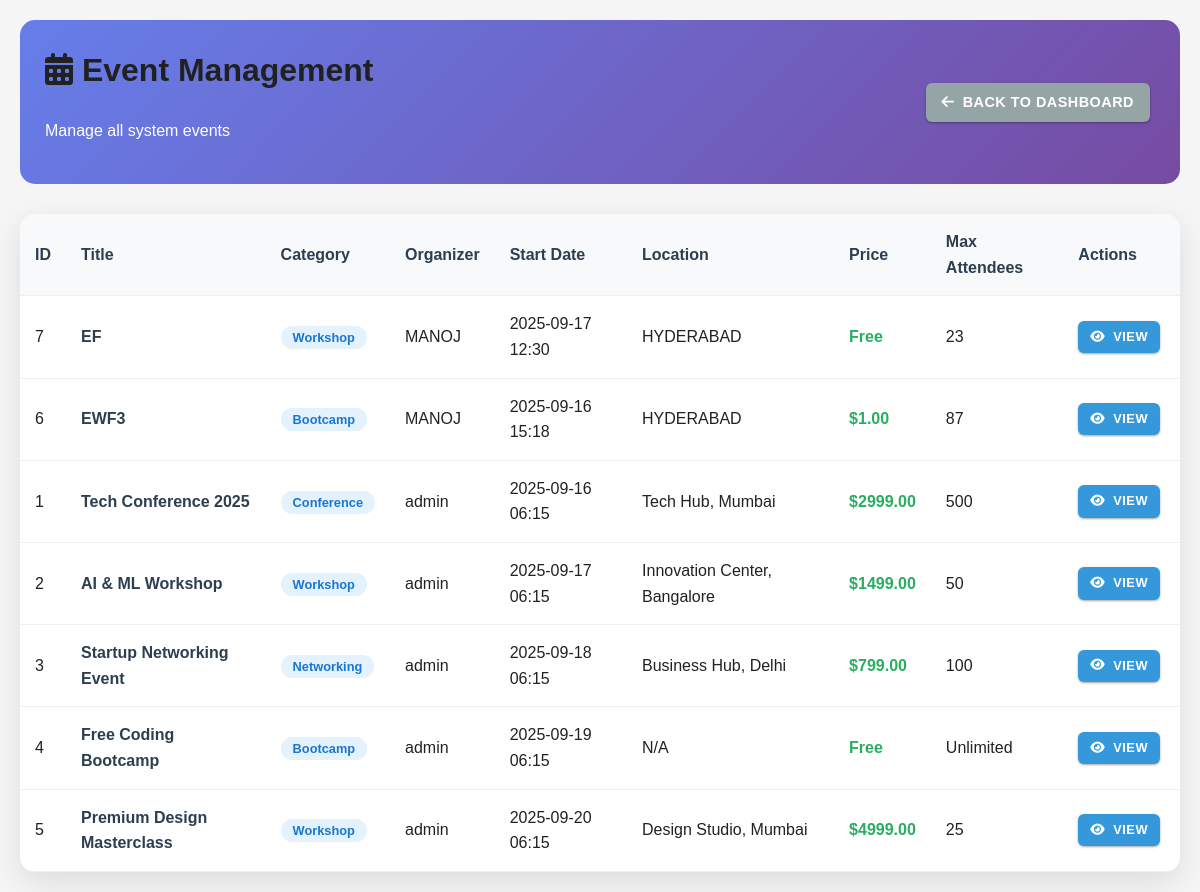
Screenshot of /admin/events (signed in) with the database file from the repository.
### models.py (models this page shows, shortened)
class Event(db.Model):
    id = db.Column(db.Integer, primary_key=True)
    title = db.Column(db.String(120), nullable=False)
    description = db.Column(db.Text)
    category = db.Column(db.Enum(EventCategory), default=EventCategory.OTHER)
    event_type = db.Column(db.Enum(EventType), default=EventType.IN_PERSON)
    location = db.Column(db.String(120))
    virtual_link = db.Column(db.String(255))  # For virtual/hybrid events
    start_date = db.Column(db.DateTime, nullable=False)
    end_date = db.Column(db.DateTime, nullable=False)
    image_url = db.Column(db.String(255))  # URL to event image
    max_attendees = db.Column(db.Integer, default=0)  # 0 means unlimited
    price = db.Column(db.Float, default=0.0)  # 0 means free
    created_at = db.Column(db.DateTime, default=datetime.utcnow)
    organizer_id = db.Column(db.Integer, db.ForeignKey('user.id'), nullable=False)
    requires_team = db.Column(db.Boolean, default=False)  # For hackathons/competitions
    max_team_size = db.Column(db.Integer, default=1)
    min_team_size = db.Column(db.Integer, default=1)
    skill_level = db.Column(db.Enum(SkillLevel))
    tags = db.Column(db.Text)  # JSON string of tags
    sustainability_score = db.Column(db.Float, default=0.0)
    carbon_footprint = db.Column(db.Float, default=0.0)  # kg CO2 equivalent
    has_live_streaming = db.Column(db.Boolean, default=False)
    has_interactive_features = db.Column(db.Boolean, default=False)
    enable_collaboration = db.Column(db.Boolean, default=False)
    upi_id = db.Column(db.String(255), nullable=True)  # UPI ID for payments
    payment_mobile = db.Column(db.String(15), nullable=True)  # Mobile number for payments
    payment_qr_code = db.Column(db.Text, nullable=True)  # Generated QR code data
    accept_upi_payments = db.Column(db.Boolean, default=False)  # Enable UPI payments
    payment_instructions = db.Column(db.Text, nullable=True)  # Custom payment instructions
    tickets = db.relationship('Ticket', backref='event', lazy='dynamic', cascade="all, delete-orphan")
    teams = db.relationship('Team', backref='event', lazy='dynamic', cascade="all, delete-orphan")
    analytics = db.relationship('EventAnalytics', backref='event', uselist=False, cascade="all, delete-orphan")
    collaboration_rooms = db.relationship('CollaborationRoom', backref='event', lazy='dynamic', cascade="all, delete-orphan")

class User(UserMixin, db.Model):
    id = db.Column(db.Integer, primary_key=True)
    username = db.Column(db.String(64), unique=True, nullable=False)
    email = db.Column(db.String(120), unique=True, nullable=False)
    password_hash = db.Column(db.String(256), nullable=False)
    user_type = db.Column(db.Enum(UserType), nullable=False)
    full_name = db.Column(db.String(120))
    phone = db.Column(db.String(20))
    created_at = db.Column(db.DateTime, default=datetime.utcnow)
    organized_events = db.relationship('Event', backref='organizer', lazy='dynamic')
    tickets = db.relationship('Ticket', backref='attendee', lazy='dynamic')
    skills = db.relationship('UserSkill', backref='user', lazy='dynamic', cascade="all, delete-orphan")
    interests = db.relationship('UserInterest', backref='user', lazy='dynamic', cascade="all, delete-orphan")
    led_teams = db.relationship('Team', foreign_keys='Team.leader_id', backref='team_leader', lazy='dynamic')
    team_memberships = db.relationship('TeamMember', backref='member', lazy='dynamic', cascade="all, delete-orphan")
    recommendations = db.relationship('AIRecommendation', backref='recommended_user', lazy='dynamic', cascade="all, delete-orphan")
    badges = db.relationship('UserBadge', backref='badge_owner', lazy='dynamic', cascade="all, delete-orphan")
    integrations = db.relationship('Integration', backref='integration_owner', lazy='dynamic', cascade="all, delete-orphan")
    collaboration_messages = db.relationship('CollaborationMessage', backref='sender', lazy='dynamic', cascade="all, delete-orphan")
    feedback_given = db.relationship('EventFeedback', backref='reviewer', lazy='dynamic', cascade="all, delete-orphan")
    def is_organizer(self):
        return self.user_type == UserType.ORGANIZER

### routes.py (the view)
    @app.route('/admin/events')
    @login_required
    def admin_events():
        if not current_user.is_organizer():
            flash('You need admin privileges to access this page.', 'danger')
            return redirect(url_for('index'))
        events = Event.query.order_by(Event.created_at.desc()).all()
        return render_template('admin/events.html', events=events)

### app.py (called while the page is built)
@login_manager.user_loader
def load_user(user_id):
    return User.query.get(int(user_id))

### templates/admin/events.html (shortened to what this page needs)
<!DOCTYPE html>
<html lang="en">
<head>
    <link rel="stylesheet" href="{{ url_for('static', filename='css/styles.css') }}">
    <link href="https://cdnjs.cloudflare.com/ajax/libs/font-awesome/6.0.0/css/all.min.css" rel="stylesheet">
</head>
<body>
    <div class="admin-page">
        <div class="page-header">
            <div>
                <h1><i class="fas fa-calendar-alt"></i> Event Management</h1>
                <p>Manage all system events</p>
            </div>
            <div>
                <a href="{{ url_for('admin_dashboard') }}" class="btn btn-secondary">
                    <i class="fas fa-arrow-left"></i> Back to Dashboard
                </a>
            </div>
        </div>
        <div class="events-table">
            <table>
                <thead>
                    <tr>
                        <th>ID</th>
                        <th>Title</th>
                        <th>Category</th>
                        <th>Organizer</th>
                        <th>Start Date</th>
                        <th>Location</th>
                        <th>Price</th>
                        <th>Max Attendees</th>
                        <th>Actions</th>
                    </tr>
                </thead>
                <tbody>
                    {% for event in events %}
                    <tr>
                        <td>{{ event.id }}</td>
                        <td>
                            <div class="event-title" title="{{ event.title }}">
                                {{ event.title }}
                            </div>
                        </td>
                        <td>
                            <span class="category-badge">
                                {{ event.category.value.replace('_', ' ').title() }}
                            </span>
                        </td>
                        <td>{{ event.organizer.username }}</td>
                        <td>{{ event.start_date.strftime('%Y-%m-%d %H:%M') }}</td>
                        <td>{{ event.location[:30] + '...' if event.location and event.location|length > 30 else event.location or 'N/A' }}</td>
                        <td>
                            <span class="price">
                                {% if event.price == 0 %}
                                    Free
                                {% else %}
                                    ${{ "%.2f"|format(event.price) }}
                                {% endif %}
                            </span>
                        </td>
                        <td>{{ event.max_attendees or 'Unlimited' }}</td>
                        <td>
                            <a href="#" class="btn btn-sm" onclick="alert('Event details coming soon!')">
                                <i class="fas fa-eye"></i> View
                            </a>
                        </td>
                    </tr>
                    {% else %}
                    <tr>
                        <td colspan="9" style="text-align: center; color: #7f8c8d; padding: 40px;">
                            No events found
                        </td>
                    </tr>
                    {% endfor %}
                </tbody>
            </table>
        </div>
    </div>
</body>
</html>

### static/css/styles.css (style rules this page uses)
:root { --primary-color: #5d3fd3; --primary-dark: #4527a0; --primary-light: #8561f5; --secondary-color: #ff5722; --secondary-dark: #e64a19; --secondary-light: #ff8a65; --accent-color: #00bcd4; --accent-dark: #0097a7; --accent-light: #4dd0e1; --success-color: #4caf50; --warning-color: #ff9800; --danger-color: #f44336; --info-color: #2196f3; --text-primary: #212121; --text-secondary: #757575; --text-disabled: #9e9e9e; --text-light: #f5f5f5; --text-on-primary: #ffffff; --bg-color: #ffffff; --bg-light: #f5f5f5; --bg-dark: #303030; --bg-surface: #ffffff; --bg-card: #ffffff; --border-color: #e0e0e0; --shadow-color: rgba(0,0,0,0.1); }
:root { --font-primary: 'Nunito', sans-serif; --font-secondary: 'Poppins', sans-serif; --font-size-base: 16px; --spacing-xs: 0.25rem; --spacing-sm: 0.5rem; --spacing-md: 1rem; --spacing-lg: 1.5rem; --spacing-xl: 2.5rem; --border-radius-sm: 0.25rem; --border-radius-md: 0.5rem; --border-radius-lg: 1rem; --border-radius-xl: 2rem; --shadow-sm: 0 1px 3px rgba(0,0,0,0.12), 0 1px 2px rgba(0,0,0,0.24); --shadow-md: 0 4px 6px rgba(0,0,0,0.1); --shadow-lg: 0 10px 20px rgba(0,0,0,0.1); --shadow-xl: 0 14px 28px rgba(0,0,0,0.25), 0 10px 10px rgba(0,0,0,0.22); }
body { font-family: var(--font-primary); font-size: var(--font-size-base); color: var(--text-primary); background-color: var(--bg-light); line-height: 1.6; margin: 0; padding: 0; transition: background-color 0.3s ease, color 0.3s ease; }
h1, h2, h3, h4, h5, h6 { font-family: var(--font-secondary); font-weight: 600; margin-top: 0; color: var(--text-primary); }
a { color: var(--primary-color); text-decoration: none; transition: color var(--transition-speed); }
p { margin-bottom: var(--spacing-md); }
.btn { border-radius: var(--border-radius-md); font-weight: 600; padding: 0.5rem 1.5rem; transition: all var(--transition-speed); text-transform: uppercase; letter-spacing: 0.5px; box-shadow: var(--shadow-sm); }
.btn-secondary { background-color: var(--secondary-color); border-color: var(--secondary-color); }

### templates/admin/events.html (style rules this page uses)
.admin-page { max-width: 1200px; margin: 0 auto; padding: 20px; }
.page-header { background: linear-gradient(135deg, #667eea 0%, #764ba2 100%); color: white; padding: 25px; border-radius: 15px; margin-bottom: 30px; display: flex; justify-content: space-between; align-items: center; }
.events-table { background: white; border-radius: 15px; overflow: hidden; box-shadow: 0 10px 30px rgba(0,0,0,0.1); }
table { width: 100%; border-collapse: collapse; }
th, td { padding: 15px; text-align: left; border-bottom: 1px solid #ecf0f1; }
th { background: #f8f9fa; font-weight: 600; color: #2c3e50; }
.category-badge { padding: 4px 12px; border-radius: 20px; font-size: 0.8rem; font-weight: 600; background: #e3f2fd; color: #1976d2; }
.price { font-weight: bold; color: #27ae60; }
.btn { display: inline-flex; align-items: center; gap: 8px; padding: 8px 16px; background: #3498db; color: white; text-decoration: none; border-radius: 6px; font-size: 0.9rem; transition: all 0.3s ease; margin-right: 5px; }
.btn-secondary { background: #95a5a6; }
.btn-sm { padding: 6px 12px; font-size: 0.8rem; }
.event-title { font-weight: bold; color: #2c3e50; max-width: 200px; overflow: hidden; text-overflow: ellipsis; }

### rows the page displays
Event: id "7", title "EF", category.value.replace "Workshop", organizer.username "MANOJ", start_date "2025-09-17 12:30", location "HYDERABAD", price "Free", max_attendees "23"
Event: id "6", title "EWF3", category.value.replace "Bootcamp", organizer.username "MANOJ", start_date "2025-09-16 15:18", location "HYDERABAD", price "1.00", max_attendees "87"
Event: id "1", title "Tech Conference 2025", category.value.replace "Conference", organizer.username "admin", start_date "2025-09-16 06:15", location "Tech Hub, Mumbai", price "2999.00", max_attendees "500"
Event: id "2", title "AI & ML Workshop", category.value.replace "Workshop", organizer.username "admin", start_date "2025-09-17 06:15", location "Innovation Center, Bangalore", price "1499.00", max_attendees "50"
Event: id "3", title "Startup Networking Event", category.value.replace "Networking", organizer.username "admin", start_date "2025-09-18 06:15", location "Business Hub, Delhi", price "799.00", max_attendees "100"
Event: id "4", title "Free Coding Bootcamp", category.value.replace "Bootcamp", organizer.username "admin", start_date "2025-09-19 06:15", location "N/A", price "Free", max_attendees "Unlimited"
Event: id "5", title "Premium Design Masterclass", category.value.replace "Workshop", organizer.username "admin", start_date "2025-09-20 06:15", location "Design Studio, Mumbai", price "4999.00", max_attendees "25"
